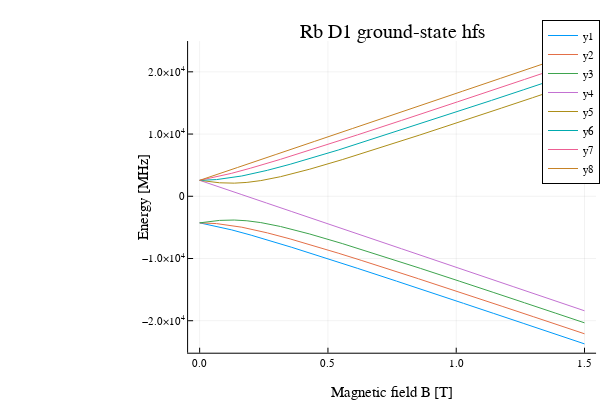

The code cell stored with this chart in its notebook:
### Code cell
#  Now we plot each Eigenvalue as a function of magnetic field. 
#figure(figsize=(6,3))
#xlabel(L"Magnetic Field [T]")
#ylabel(L"Energy [MHz]")
#plot(B₀,E1)
#plot(B₀,E2)
#plot(B₀,E3)
#plot(B₀,E4)
Plots.plot(B₀,[E1,E2,E3,E4,E5,E6,E7,E8],xaxis="Magnetic field B [T]", yaxis="Energy [MHz]", title="Rb D1 ground-state hfs")

### Figure 1 — Plotly figure (JSON) as saved in the notebook; plotly's stock layout.template omitted (floating-point values rounded to 4 significant figures; data arrays with more than 128 entries replaced by an {"elided": "..."} marker saying what was removed)
{"data": [{"colorbar": {"title": ""}, "legendgroup": "y1", "line": {"color": "rgba(0, 154, 250, 1.000)", "dash": "solid", "shape": "linear", "width": 1}, "mode": "lines", "name": "y1", "showlegend": true, "type": "scatter", "x": {"elided": "1501 float values"}, "xaxis": "x", "y": {"elided": "1501 float values"}, "yaxis": "y", "zmax": null, "zmin": null}, {"colorbar": {"title": ""}, "legendgroup": "y2", "line": {"color": "rgba(227, 111, 71, 1.000)", "dash": "solid", "shape": "linear", "width": 1}, "mode": "lines", "name": "y2", "showlegend": true, "type": "scatter", "x": {"elided": "1501 float values"}, "xaxis": "x", "y": {"elided": "1501 float values"}, "yaxis": "y", "zmax": null, "zmin": null}, {"colorbar": {"title": ""}, "legendgroup": "y3", "line": {"color": "rgba(62, 164, 78, 1.000)", "dash": "solid", "shape": "linear", "width": 1}, "mode": "lines", "name": "y3", "showlegend": true, "type": "scatter", "x": {"elided": "1501 float values"}, "xaxis": "x", "y": {"elided": "1501 float values"}, "yaxis": "y", "zmax": null, "zmin": null}, {"colorbar": {"title": ""}, "legendgroup": "y4", "line": {"color": "rgba(195, 113, 210, 1.000)", "dash": "solid", "shape": "linear", "width": 1}, "mode": "lines", "name": "y4", "showlegend": true, "type": "scatter", "x": {"elided": "1501 float values"}, "xaxis": "x", "y": {"elided": "1501 float values"}, "yaxis": "y", "zmax": null, "zmin": null}, {"colorbar": {"title": ""}, "legendgroup": "y5", "line": {"color": "rgba(172, 142, 24, 1.000)", "dash": "solid", "shape": "linear", "width": 1}, "mode": "lines", "name": "y5", "showlegend": true, "type": "scatter", "x": {"elided": "1501 float values"}, "xaxis": "x", "y": {"elided": "1501 float values"}, "yaxis": "y", "zmax": null, "zmin": null}, {"colorbar": {"title": ""}, "legendgroup": "y6", "line": {"color": "rgba(0, 170, 174, 1.000)", "dash": "solid", "shape": "linear", "width": 1}, "mode": "lines", "name": "y6", "showlegend": true, "type": "scatter", "x": {"elided": "1501 float values"}, "xaxis": "x", "y": {"elided": "1501 float values"}, "yaxis": "y", "zmax": null, "zmin": null}, {"colorbar": {"title": ""}, "legendgroup": "y7", "line": {"color": "rgba(237, 94, 147, 1.000)", "dash": "solid", "shape": "linear", "width": 1}, "mode": "lines", "name": "y7", "showlegend": true, "type": "scatter", "x": {"elided": "1501 float values"}, "xaxis": "x", "y": {"elided": "1501 float values"}, "yaxis": "y", "zmax": null, "zmin": null}, {"colorbar": {"title": ""}, "legendgroup": "y8", "line": {"color": "rgba(198, 130, 37, 1.000)", "dash": "solid", "shape": "linear", "width": 1}, "mode": "lines", "name": "y8", "showlegend": true, "type": "scatter", "x": {"elided": "1501 float values"}, "xaxis": "x", "y": {"elided": "1501 float values"}, "yaxis": "y", "zmax": null, "zmin": null}], "layout": {"annotations": [{"font": {"color": "rgba(0, 0, 0, 1.000)", "family": "sans-serif", "size": 20}, "rotation": 0, "showarrow": false, "text": "Rb D1 ground-state hfs", "x": 0.6535, "xanchor": "center", "xref": "paper", "y": 1, "yanchor": "top", "yref": "paper"}], "height": 400, "legend": {"bgcolor": "rgba(255, 255, 255, 1.000)", "bordercolor": "rgba(0, 0, 0, 1.000)", "borderwidth": 1, "font": {"color": "rgba(0, 0, 0, 1.000)", "family": "sans-serif", "size": 11}, "title": {"font": {"color": "rgba(0, 0, 0, 1.000)", "family": "sans-serif", "size": 15}, "text": ""}, "tracegroupgap": 0, "traceorder": "normal", "x": 1, "xanchor": "auto", "y": 1, "yanchor": "auto"}, "margin": {"b": 20, "l": 0, "r": 0, "t": 20}, "paper_bgcolor": "rgba(255, 255, 255, 1.000)", "plot_bgcolor": "rgba(255, 255, 255, 1.000)", "showlegend": true, "width": 600, "xaxis": {"anchor": "y", "domain": [0.3135, 0.9934], "gridcolor": "rgba(0, 0, 0, 0.100)", "gridwidth": 0.5, "linecolor": "rgba(0, 0, 0, 1.000)", "mirror": false, "range": [-0.045, 1.545], "showgrid": true, "showline": true, "showticklabels": true, "tickangle": 0, "tickcolor": "rgb(0, 0, 0)", "tickfont": {"color": "rgba(0, 0, 0, 1.000)", "family": "sans-serif", "size": 11}, "tickmode": "array", "ticks": "inside", "ticktext": ["0.0", "0.5", "1.0", "1.5"], "tickvals": [0, 0.5, 1, 1.5], "title": "Magnetic field B [T]", "titlefont": {"color": "rgba(0, 0, 0, 1.000)", "family": "sans-serif", "size": 15}, "type": "-", "visible": true, "zeroline": false, "zerolinecolor": "rgba(0, 0, 0, 1.000)"}, "yaxis": {"anchor": "x", "domain": [0.07581, 0.9415], "gridcolor": "rgba(0, 0, 0, 0.100)", "gridwidth": 0.5, "linecolor": "rgba(0, 0, 0, 1.000)", "mirror": false, "range": [-25140.0, 24950.0], "showgrid": true, "showline": true, "showticklabels": true, "tickangle": 0, "tickcolor": "rgb(0, 0, 0)", "tickfont": {"color": "rgba(0, 0, 0, 1.000)", "family": "sans-serif", "size": 11}, "tickmode": "array", "ticks": "inside", "ticktext": ["−2.0×10<sup>4</sup>", "−1.0×10<sup>4</sup>", "0", "1.0×10<sup>4</sup>", "2.0×10<sup>4</sup>"], "tickvals": [-20000, -10000, 0, 10000, 20000], "title": "Energy [MHz]", "titlefont": {"color": "rgba(0, 0, 0, 1.000)", "family": "sans-serif", "size": 15}, "type": "-", "visible": true, "zeroline": false, "zerolinecolor": "rgba(0, 0, 0, 1.000)"}}}
